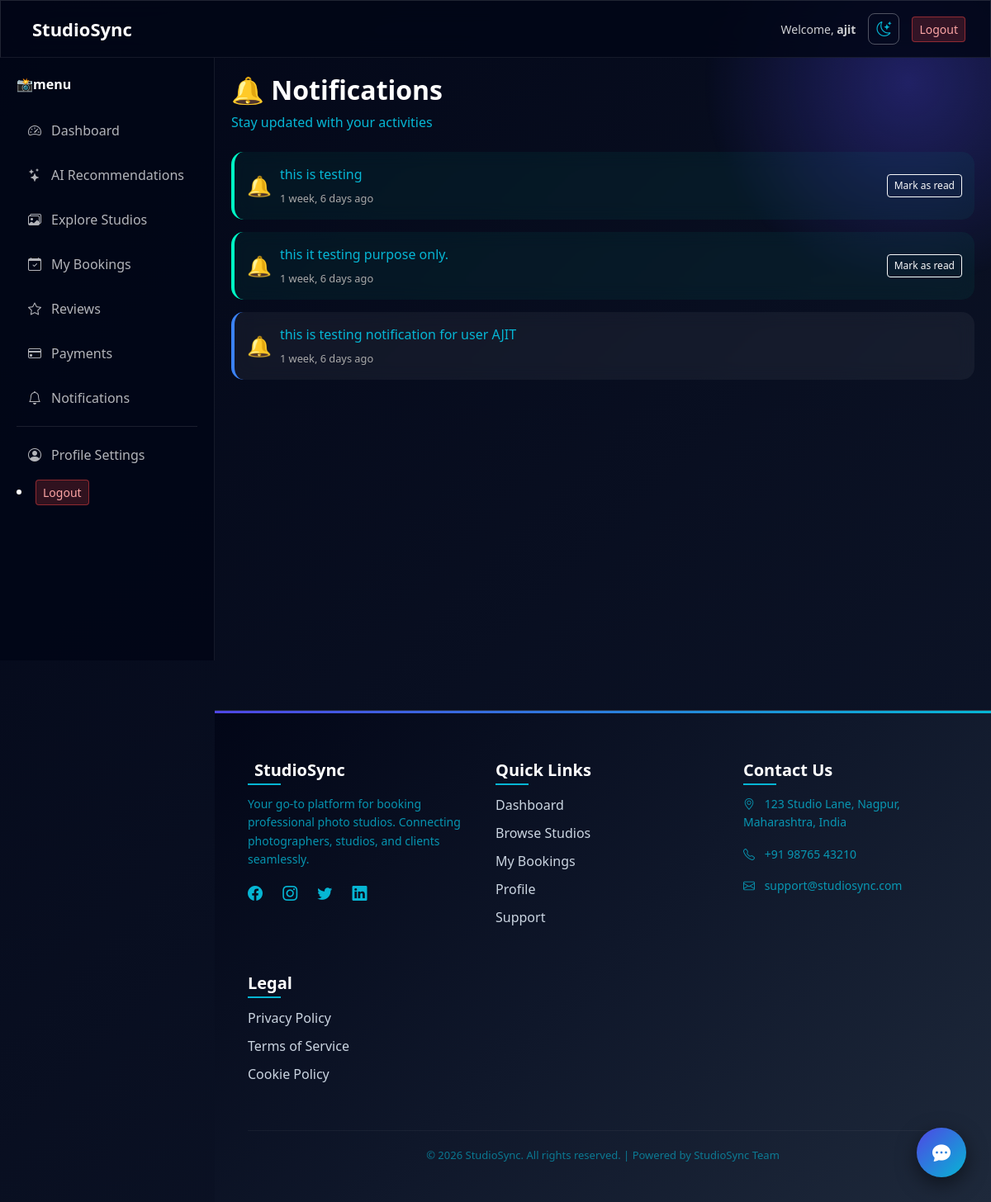
Before: /notifications/notifications (signed in) with the older database file.
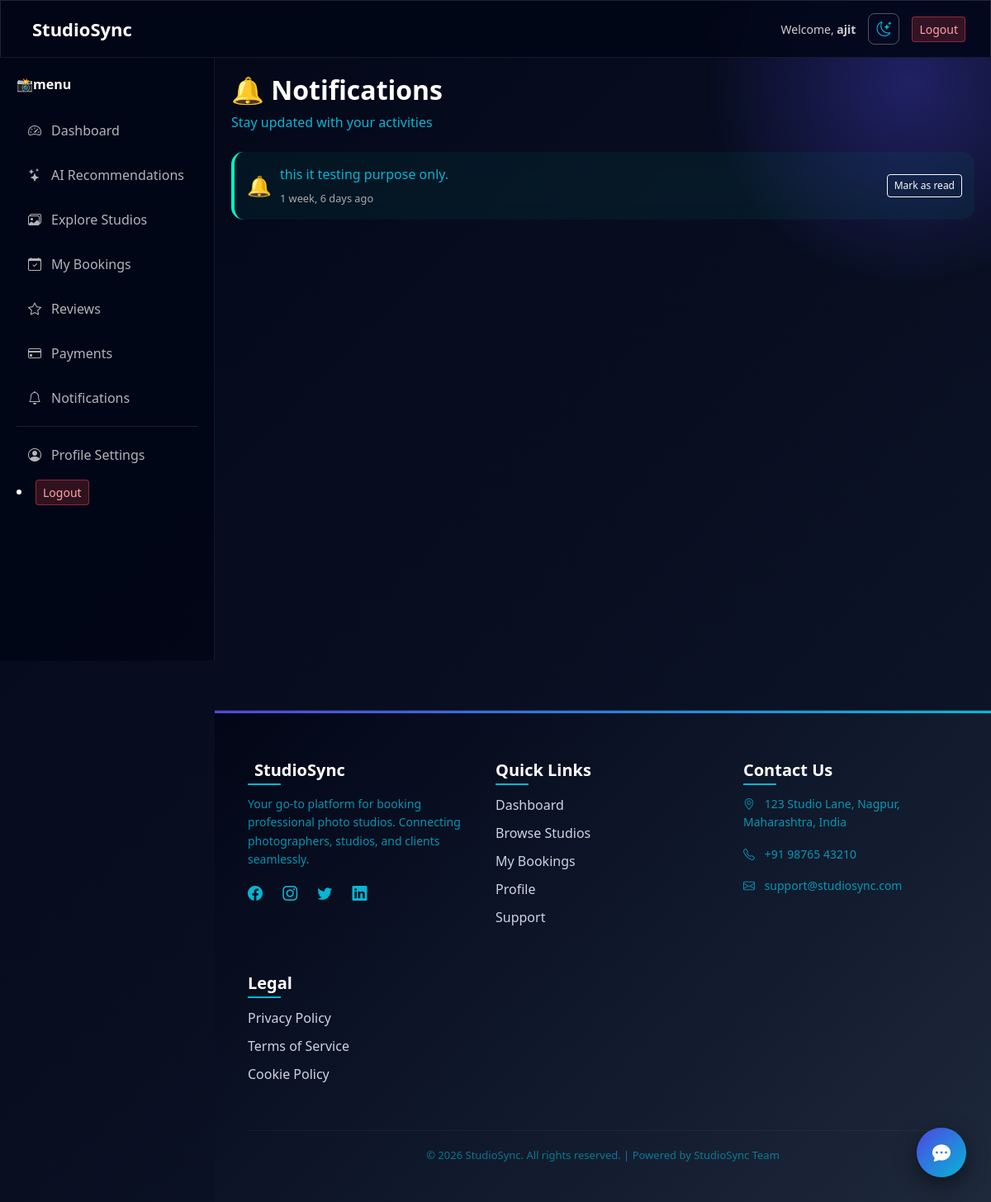
After: the same page with the newer database file.
### notifications/models.py (models this page shows, shortened)
class Notification(models.Model):
    user = models.ForeignKey(settings.AUTH_USER_MODEL, on_delete=models.CASCADE)
    message = models.TextField()
    type = models.CharField(max_length=50, default="general")
    is_read = models.BooleanField(default=False)
    created_at = models.DateTimeField(auto_now_add=True)

### accounts/decorators.py (the view)
        def wrapper(request, *args, **kwargs):
            if request.user.role in allowed_roles:
                return view_func(request, *args, **kwargs)
            return redirect('login')

### accounts/models.py (called while the page is built)
    def __str__(self):
        return f"{self.username} - {self.role}"

### notifications/views.py (called while the page is built)
@login_required
@role_required(['USER'])
def user_notifications(request):
    notifications = Notification.objects.filter(user=request.user).order_by('-created_at')
    print("Logged user:", request.user)
    print("Notifications count:", notifications.count())
    return render(request, 'user/dashboard/user_notifications.html', {
        'notifications': notifications
    })

### templates/user/dashboard/user_notifications.html (shortened to what this page needs)
{% extends  "user/dashboard/user_base.html"  %}
{% block content %}
<div class="container-fluid notifications-container">
    <div class="mb-4">
        <h2 class="fw-bold">🔔 Notifications</h2>
        <p>Stay updated with your activities</p>
    </div>
    {% if notifications %}
        {% for n in notifications %}
        <div class="notification-card {% if not n.is_read %}unread{% endif %} d-flex justify-content-between align-items-center">
            <div class="d-flex align-items-center">
                <div class="notification-icon">
                    {% if n.type == "booking" %}
                        📅
                    {% elif n.type == "payment" %}
                        💳
                    {% elif n.type == "review" %}
                        ⭐
                    {% else %}
                        🔔
                    {% endif %}
                </div>
                <div>
                    <p class="mb-1">{{ n.message }}</p>
                    <span class="time">{{ n.created_at|timesince }} ago</span>
                </div>
            </div>
            {% if not n.is_read %}
            <a href="{% url 'notifications:mark_read' n.id %}"
               class="btn btn-outline-light btn-sm mark-btn">
                Mark as read
            </a>
            {% endif %}
        </div>
        {% endfor %}
    {% endif %}
</div>
{% endblock %}

Changed rows visible on the page:
removed Notification: message "this is testing", created_at "1 week, 6 days", is_read "Mark as read"
removed Notification: message "this is testing notification for user AJIT", created_at "1 week, 6 days", is_read True (drawn)
